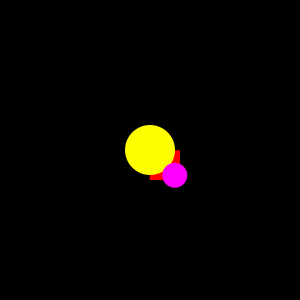
Frame 1 (no input)
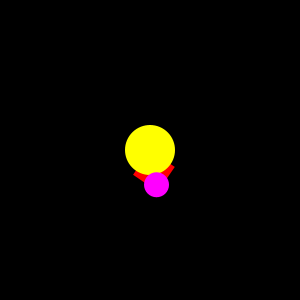
Frame 60 (the mouse pressed at the canvas centre just before this capture)
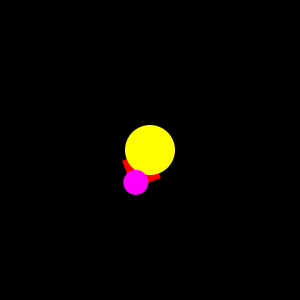
Frame 120 (the mouse held since frame 60 and released just before this capture)

The Processing sketch that drew these frames (run headless with seeded random() and noise(); from frame 60 on, the mouse is pressed at the canvas centre):

// Processing sketch: rotate01
// ── rotate01.pde

float angle=0;

void setup () {
   size(300,300);
   
}

void draw () {
  
  background(0);
  angle=angle+.01;
  
  pushMatrix();
  
  noStroke();
  translate(width/2,height/2);
  rotate(angle);
  
  fill(255,0,0);
  
  rect(0,0,30,30);
  
  fill(255,255,0);
  ellipse(0,0,50,50);
  
  translate(25,25);
  
  fill(255,0,255);


  ellipse(0,0,25,25);
  
  popMatrix();
  

  
  
 
  
}
